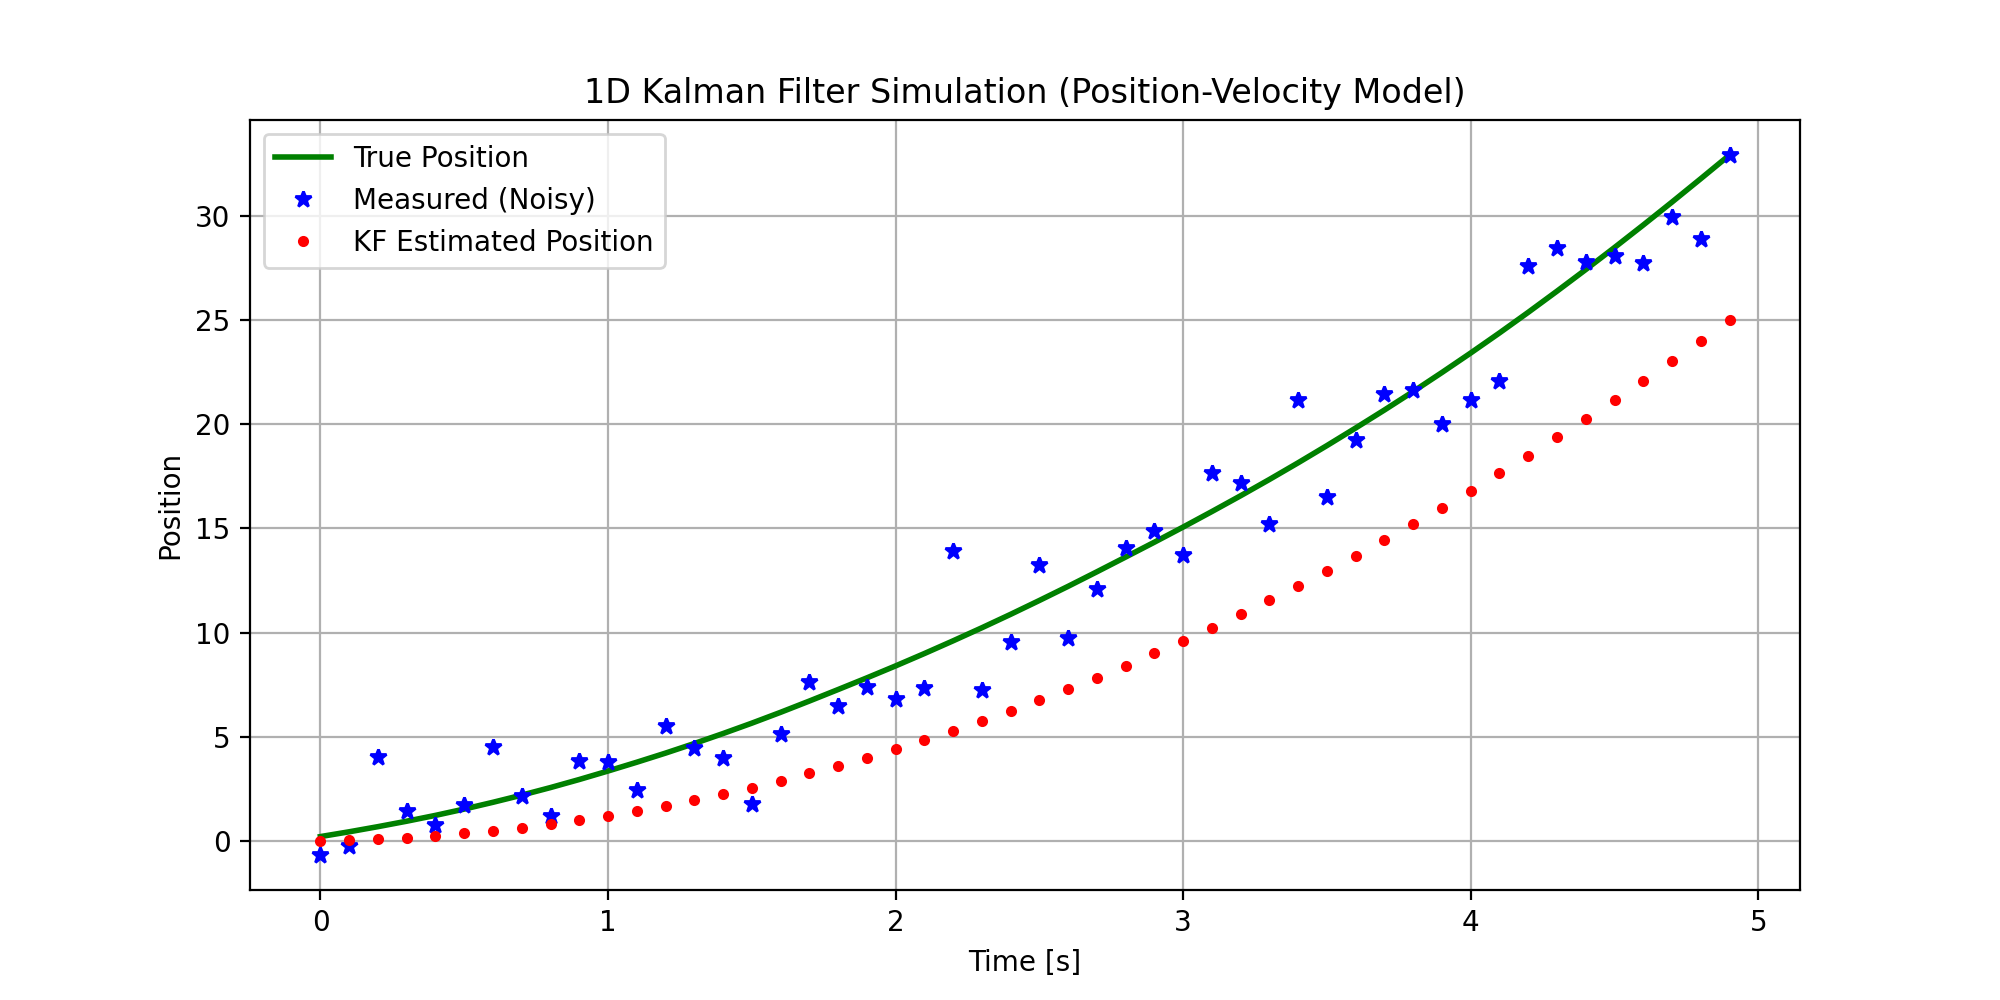

The Python source for this figure:
### Q1e. 1D Kalman Filter for Position and Velocity Estimation
###
###
###
### Complete the Kalman Filter update step below (marked with ???) to
### estimate the position and velocity of an object moving in 1D with
### constant acceleration.
### Use the provided system model, process noise, and measurement noise parameters.

import numpy as np
import matplotlib.pyplot as plt

# Simulation parameters
dt = 0.1        # time step
num_steps = 50

# True system model: constant velocity model in 1D
A = np.array([[1, dt],
              [0, 1]])  # state transition matrix
B = np.array([[0.5*dt**2],
              [dt]])     # control matrix (for acceleration input)
H = np.array([[1, 0]])   # measurement matrix

# Process and measurement noise
sigma_process = 0.5
sigma_measure = 2.0
Q = sigma_process**2 * np.array([[dt**4/4, dt**3/2],
                                 [dt**3/2, dt**2]])  # process noise covariance
R = np.array([[sigma_measure**2]])                   # measurement noise covariance

# Initialize
x_true = np.array([[0.0], [1.0]])   # true initial state (position, velocity)
x_est = np.array([[0.0], [0.0]])    # estimated initial state
P = np.eye(2) * 1.0                 # initial covariance

# Plotting arrays
true_positions = []
measured_positions = []
estimated_positions = []

# Simulation loop
for k in range(num_steps):
    # True system evolution
    a = 2.0  # constant acceleration
    process_noise = np.random.multivariate_normal([0.1, 0], Q).reshape(2, 1)
    x_true = A @ x_true + B * a + process_noise

    # Noisy measurement
    measurement_noise = np.random.normal(0, sigma_measure)
    z = H @ x_true + measurement_noise

    # Kalman Filter steps

    # 1. Prediction
    x_pred = A @ x_est + B * a
    P_pred = A @ P @ A.T + Q

    # 2. Update
    # ???
    x_est = x_pred
    P = P_pred

    # Save plotting arrays
    true_positions.append(x_true[0, 0])
    measured_positions.append(z[0, 0])
    estimated_positions.append(x_est[0, 0])

# Plot
t = np.arange(num_steps) * dt
plt.figure(figsize=(10, 5))
plt.plot(t, true_positions, 'g-', label='True Position', linewidth=2)
plt.plot(t, measured_positions, 'b*', label='Measured (Noisy)')
plt.plot(t, estimated_positions, 'r.', label='KF Estimated Position')
plt.xlabel('Time [s]')
plt.ylabel('Position')
plt.title('1D Kalman Filter Simulation (Position-Velocity Model)')
plt.legend()
plt.grid(True)
plt.show()
